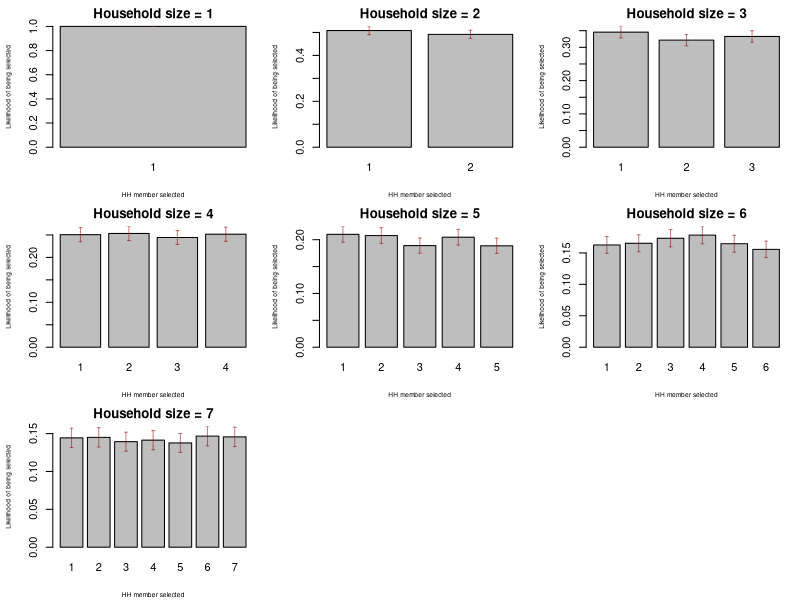

R code for this plot:
# Function to generate one random number between 1 and household size (input)
RandomFun <- function(hh_size = 7){
  
  myvec <- vector(length = hh_size, mode = "numeric")
  for (i in 1:7){
    possibs <- 1:i
    
    myvec[i] <-
      sample(x = possibs,
             size = 1,
             replace = FALSE)
  }

return(myvec)
}

# Create dataframe 
mydf <- data.frame("hh_number" = 1:3000)

# Generate columns for each possible household size
for (i in 1:7){
  mydf[,paste0("hh_size_", i)] <- NA
}

# Populate dataframe with random sequence for each house
for (i in 1:nrow(mydf)){
    mydf[i,2:8] <- RandomFun()
}

# Validate to make sure we got a good draw 
# (ie, no draws larger than household size, and equal distributions)

# First, define function for calculating confidence interval on proportion:
simpasym <- function(n, p, z=1.96, cc=TRUE){
  out <- list()
  if(cc){
    out$lb <- p - z*sqrt((p*(1-p))/n) - 0.5/n
    out$ub <- p + z*sqrt((p*(1-p))/n) + 0.5/n
  } else {
    out$lb <- p - z*sqrt((p*(1-p))/n)
    out$ub <- p + z*sqrt((p*(1-p))/n)
  }
  out
}

# Now calculate confidence interval on each proportion, and visualize
library(Hmisc)
par(mfrow = c(3,3))
par(mar = c(4,4,2,1))
par(oma = c(0,0,0,0))
for (i in 1:7){
  
  mytable <- table(mydf[,paste0("hh_size_", i)])
  ptable <- prop.table(mytable)
  mycis <- simpasym(n = 3000,
                    p = ptable,
                    z = 1.96,
                    cc = TRUE)
  
  bp <- barplot(table(mydf[,paste0("hh_size_",i)])  / 3000,
          main = paste0("Household size = ", i),
          xlab = "HH member selected",
          ylab = "Likelihood of being selected",
          ylim = c(0, max(mycis$ub)),
          cex.lab = 0.6)
  errbar(x = bp[,1],
         y = ptable,
         yplus = mycis$ub,
         yminus = mycis$lb,
         add = TRUE,
         pch = NA,
         errbar.col = adjustcolor("darkred", alpha.f = 0.5)
         )
}
par(mfrow = c(1,1))

# Write to spreadsheet
setwd("C:/Users/BrewJR/Documents/haiti/random_number_generator")
row.names(mydf) <- NULL
write.csv(mydf, "spreadsheet_for_krishna.csv", row.names = FALSE)

# Function to generate individual table
TableFun <- function(hh_number){
  mydf[hh_number,]
}

# Function to write individual table to a spreadsheet
WriteTable <- function(hh_number, out_file = NULL){
  if(is.null(out_file)){
    write.csv(mydf[hh_number,], paste0("hh_number_", hh_number, ".csv"), row.names = FALSE)
  } else {
    write.csv(mydf[hh_number,], out_file, row.names = FALSE)
  }
}

# Example of how to write an individual table to a csv
WriteTable(hh_number = 2032)
WriteTable(hh_number = 113)
WriteTable(hh_number = 508)

# If you want an individual csv for EVERY household, run the following
setwd("spreadsheets")
for (i in 1:3000){
  WriteTable(hh_number = i)
}
